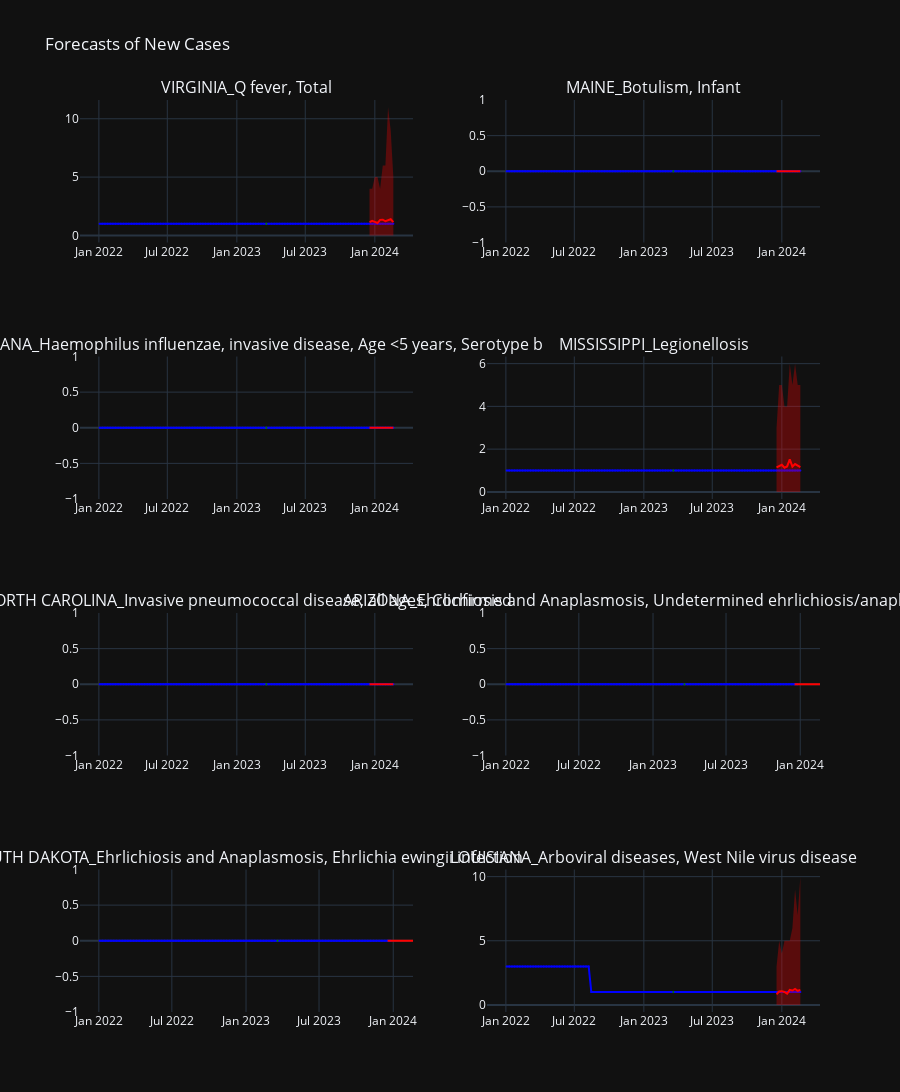

Source (notebook cell):
### Code cell
plot_forecasts_plotly(df, all_preds_df, num_charts=8)
